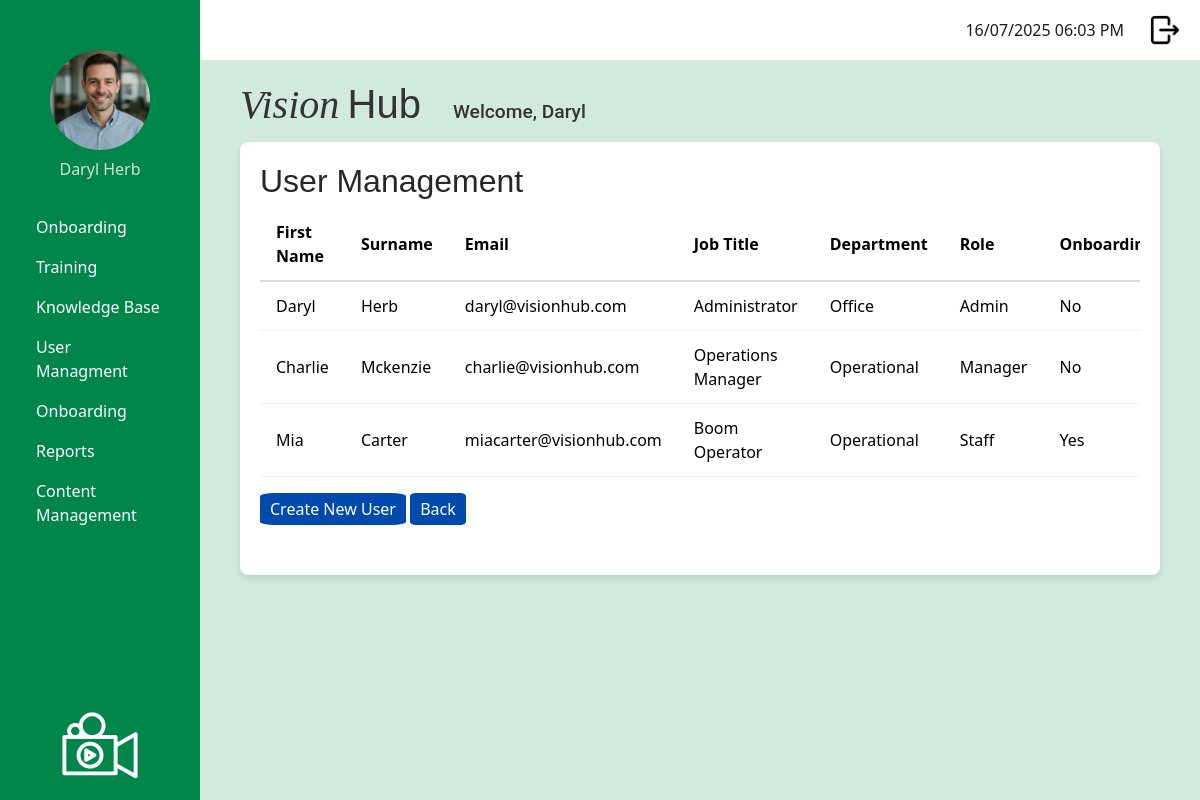
Page /admin/manage_users (signed in) on the earlier database version.
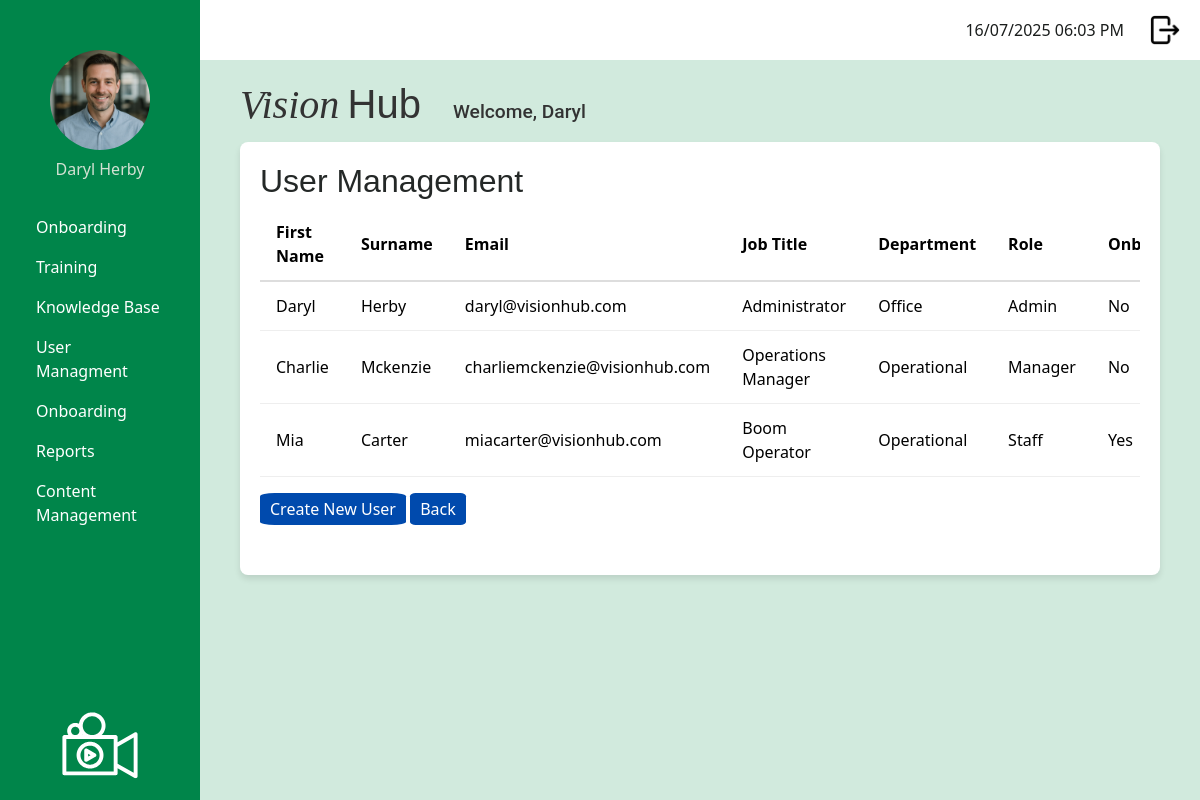
Same page on the later database version.
### app/models.py (models this page shows, shortened)
class User(UserMixin, db.Model):
    __tablename__ = 'user'
    id: so.Mapped[int] = so.mapped_column(primary_key=True)
    username: so.Mapped[str] = so.mapped_column(sa.String(120), index=True, unique=True)
    first_name: so.Mapped[str] = so.mapped_column(sa.String(50), index=True)
    surname: so.Mapped[str] = so.mapped_column(sa.String(50), index=True)
    job_title: so.Mapped[str] = so.mapped_column(sa.String(50), index=True)
    password_hash: so.Mapped[str] = so.mapped_column(sa.String(256))
    is_onboarding: so.Mapped[bool] = so.mapped_column(default=False) # Default: Not onboarding
    dateStarted: so.Mapped[datetime] = so.mapped_column(index=True, default=lambda: datetime.now(timezone.utc))
    google_email: so.Mapped[Optional[str]] = so.mapped_column(sa.String(120), unique=True, nullable=True)
    profile_photo: so.Mapped[Optional[str]] = so.mapped_column(sa.String(120), nullable=True, default='profileDefault.png')
    manager_id: so.Mapped[Optional[int]] = so.mapped_column(sa.ForeignKey('user.id'), nullable=True)
    manager: so.Mapped[Optional['User']] = so.relationship('User', remote_side=[id], back_populates='manages')
    manages: so.Mapped[List['User']] = so.relationship('User', back_populates='manager')
    role_id: so.Mapped[int] = so.mapped_column(sa.ForeignKey('role.id'))
    role: so.Mapped['Role'] = so.relationship('Role', back_populates='users')
    department_id: so.Mapped[int] = so.mapped_column(sa.ForeignKey('department.id'))
    department: so.Mapped['Department'] = so.relationship('Department', back_populates='users')
    module_progress: so.Mapped[List['UserModuleProgress']] = so.relationship('UserModuleProgress', back_populates='user')
    onboarding_path_id: so.Mapped[int] = so.mapped_column(sa.ForeignKey('onboarding_path.id'), nullable=True)
    onboarding_path: so.Mapped['OnboardingPath'] = so.relationship('OnboardingPath')

class Department(db.Model):
    __tablename__ = 'department'
    id: so.Mapped[int] = so.mapped_column(primary_key=True)
    department_name: so.Mapped[str] = so.mapped_column(sa.String(20), index=True, unique=True)
    users: so.Mapped[List['User']] = so.relationship('User', back_populates='department')

class Role(db.Model):
    __tablename__ = 'role'
    id: so.Mapped[int] = so.mapped_column(primary_key=True)
    role_name: so.Mapped[str] = so.mapped_column(sa.String(20), index=True, unique=True)
    users: so.Mapped[list['User']] = so.relationship('User', back_populates='role')

### app/admin/routes.py (the view)
@app.route('/admin/manage_users', methods=['GET'])
@login_required
def manage_users():
    if current_user.role.role_name != "admin":
        return redirect(url_for('logout'))
    try:
        users = User.query.all()
        return render_template('admin/manageUsers.html', title='Manage Users', users = users)
    except Exception as e:
        error_message = 'Error: ' + str(e)
        return error_message

### app/models.py (called while the page is built)
@login.user_loader
def load_user(id):
    return db.session.get(User, int(id))

### app/templates/admin/manageUsers.html (shortened to what this page needs)
{% extends "base.html" %}
{% block content %}
<html>
    <body>
        <h1 class = "page-title">User Management</h1>
        <div class = "table-wrapper">
        <table class= "user-table">
            <thead>
                <tr>
                    <th>First Name</th>
                    <th>Surname</th>
                    <th>Email</th>
                    <th>Job Title</th>
                    <th>Department</th>
                    <th>Role</th>
                    <th>Onboarding</th>
                </tr>
            </thead>
            <tbody>
                {% for user in users %}
                <tr>
                    <td>{{ user.first_name|title }}</td>
                    <td>{{ user.surname|title }}</td>
                    <td>{{ user.username }}</td>
                    <td>{{ user.job_title|title }}</td>
                    <td>{{ user.department.department_name|title }}</td>
                    <td>{{ user.role.role_name|title }}</td>
                    <td>{{ 'Yes' if user.is_onboarding else 'No' }}</td>
                </tr>
                {% endfor %}
            </tbody>
        </table>
            <div class = "button-container-outside-table">
                <a class = "dark-blue-button" href="{{ url_for('register_user') }}">Create New User</a>
                <a class = "dark-blue-button" href="{{ url_for('admin_dashboard') }}" class="btn">Back</a>
            </div>
        </div>
    </body>
</html>
{% endblock %}

### app/templates/base.html (shortened to what this page needs)
<!doctype html>
<html>
    <head>
            <link
            href="{{ url_for('static', filename='css/bootstrap.min.css') }}"
            rel="stylesheet"/>
            <link href="{{ url_for('static', filename='css/stylesheet.css') }}" rel="stylesheet"/>
        </head>
    <body>
         <div class="sidebar">
            <div class="profile-container">
                <form id="photoForm"
                    action="{{ url_for('update_profile_photo') }}"
                    method="POST"
                    enctype="multipart/form-data"
                    style="display:inline;">
                <img src="{{ url_for('static',
                                    filename='images/profilePhoto/'
                                        ~ (current_user.profile_photo or 'profileDefault.png')) }}"
                    id="profilePicture"
                    class="profilePicture"
                    alt="Click to change photo"
                    style="cursor:pointer; width:100px; height:100px;
                            object-fit:cover; border-radius:50%;">
                </form>
                <h5 class="profile-photo-text">{{ current_user.first_name|title }} {{ current_user.surname|title }}</h5>
            </div>
            <nav class="nav flex-column sideNavLink-container">
                {% if current_user.role.role_name == 'admin' %}
                    <a class="nav-link" href="#">Onboarding</a>
                    <a class="nav-link" href="{{ url_for('manage_training_modules') }}">Training</a>
                    <a class="nav-link" href="#">Knowledge Base</a>
                    <a class="nav-link" href="{{ url_for('manage_users') }}">User Managment</a>
                    <a class="nav-link" href="#">Onboarding</a>
                    <a class="nav-link" href="#">Reports</a>
                    <a class="nav-link" href="#">Content Management</a>
                    {% elif current_user.role.role_name == 'manager' %}
                    <a class="nav-link" href="#">Onboarding</a>
                    <a class="nav-link" href="#">Training</a>
                    <a class="nav-link" href="#">Reports</a>
                    {% elif current_user.role.role_name == 'staff' %}
                    <a class="nav-link" href="#">Onboarding</a>
                    <a class="nav-link" href="{{ url_for('training_dashboard') }}">Training</a>
                {% endif %}
            </nav>
            <img src="{{ url_for('static', filename='images/logoImageWhite.svg') }}" class="sidebarLogo">
        </div>
         <div class="top-bar">
            <div class="d-flex align-items-center">
                <span class="me-3" id="clock"></span>
                <a href="{{ url_for('logout') }}" class="logout-link">
                    <img src="{{ url_for('static', filename='images/logout.png') }}" class="logout-image">
                </a>
            </div>
        </div>
        <div class="logo-name-container">
            <h2 class="logo-text">
                <span class="logo-vision">Vision</span>
                <span class="logo-hub">Hub</span>
            </h2>
            <h3 class="welcome-text">Welcome, {{ current_user.first_name|title }}</h3>
        </div>
        <div class="content">
            {% block content %}
            {% endblock %}
        </div>
    </body>
</html>

### app/static/css/stylesheet.css (style rules this page uses)
body { color: #000000; background-color: #d1eadd ; }
.logo-name-container { display: flex; align-items: baseline; margin-left: 240px; margin-top: 20px; margin-bottom: 5px; gap: 2rem; color: #333; }
.logo-vision { font-family: 'Playfair Display', serif; font-weight: 450; font-style: italic; font-size: 2.5rem; }
.logo-hub { font-family: 'Montserrat', sans-serif; font-weight: 200; font-size: 2.5rem; margin-left: 0; }
.welcome-text { font-family: 'Roboto', sans-serif; font-size: 1.2rem; margin: 0; }
.sidebar { background-color: #00854a; color: white; font-size: 1rem; font-weight: 400; height: 100vh; position: fixed; width: 200px; padding: 20px; display: flex; flex-direction: column; justify-content: space-between; text-align: left }
.profile-photo-text { font-size: 1rem; font-weight: 200; color: rgb(211, 225, 211); text-align: center; }
.sidebarLogo { max-width: 100%; width: 120px; height: auto; display: block; margin: 0 auto; margin-top: auto; }
.profilePicture { display: block; margin: 30px auto 10px auto; border-radius: 50%; width: 80px; height: 80px; object-fit: cover; }
.sideNavLink-container { margin-top: 20px; }
.nav-link { border-radius: 0.5rem; color: white; }
.top-bar { background-color: white; height: 60px; padding: 10px 20px; margin-left: 200px; display: flex; justify-content: flex-end; align-items: center; }
.logout-image { width: 30px; height: 30px; object-fit: cover; margin-left: 10px; }
#clock { color: #1a1d1c; margin-right: 20px; }
.content { background-color: white; border-radius: 8px; margin-left: 240px; padding: 20px; box-shadow: 0 4px 6px rgba(0, 0, 0, 0.1); max-width: calc(100% - 240px - 40px); }
.page-title { font-family: 'Montserrat', sans-serif; font-size: 2rem; font-weight: 200; color: #242827; }
.table-wrapper { max-height: 400px; overflow-y: auto; margin-bottom: 1.5rem; }
.user-table { width: 100%; border-collapse: separate; border-spacing: 0; }
.user-table thead th { position: sticky; top: 0; border-bottom: 2px solid #ddd; z-index: 2; }
.user-table th, .user-table td { padding: 0.75rem 1rem; text-align: left; vertical-align: middle; border-bottom: 1px solid #eee; }
.user-table th:last-child, .user-table td:last-child { white-space: nowrap; width: 1%; }
.dark-blue-button { background-color: #004AAD; color: white; padding: 5px 10px; border-radius: 10%; text-decoration: none; margin: auto; }
.button-container-outside-table { display: inline-block; margin-top: 20px; margin-bottom: 10px; }

Differences in the rows shown:
changed User "Daryl": surname "Herb" → "Herby"
changed User "Charlie": username "charlie@visionhub.com" → "charliemckenzie@visionhub.com"
